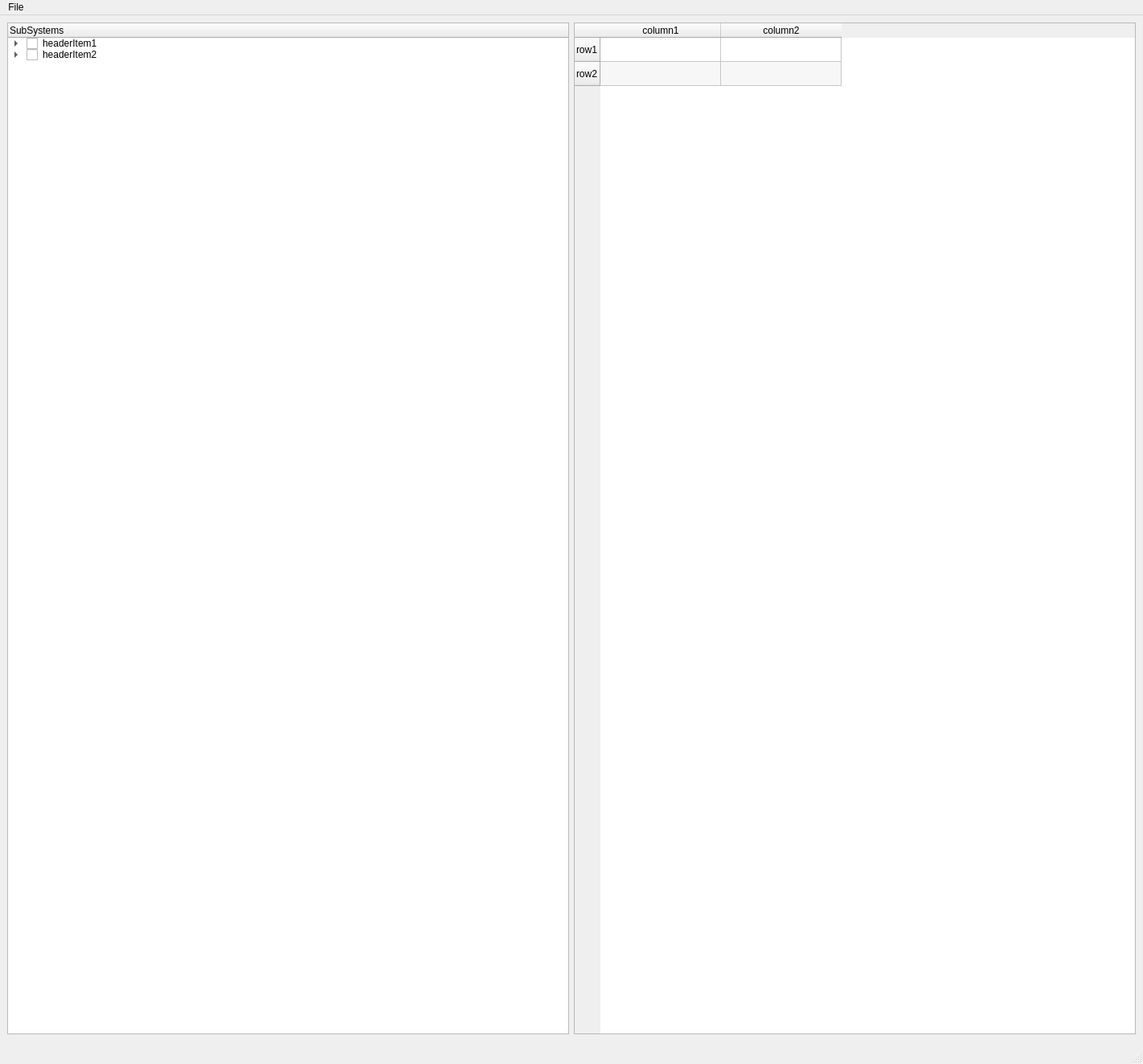
<?xml version="1.0" encoding="UTF-8"?>
<ui version="4.0">
 <class>MainWindow</class>
 <widget class="QMainWindow" name="MainWindow">
  <property name="geometry">
   <rect>
    <x>0</x>
    <y>0</y>
    <width>1422</width>
    <height>1324</height>
   </rect>
  </property>
  <property name="maximumSize">
   <size>
    <width>3800</width>
    <height>2000</height>
   </size>
  </property>
  <property name="windowTitle">
   <string>app</string>
  </property>
  <widget class="QWidget" name="centralwidget">
   <layout class="QGridLayout" name="gridLayout">
    <item row="3" column="1">
     <widget class="QwtPlot" name="qwtPlot">
      <property name="enabled">
       <bool>true</bool>
      </property>
      <property name="propertiesDocument" stdset="0">
       <string/>
      </property>
     </widget>
    </item>
    <item row="2" column="1">
     <layout class="QHBoxLayout" name="horizontalLayout_2">
      <item>
       <widget class="QTreeWidget" name="tree">
        <property name="acceptDrops">
         <bool>true</bool>
        </property>
        <property name="dragDropOverwriteMode">
         <bool>false</bool>
        </property>
        <property name="uniformRowHeights">
         <bool>true</bool>
        </property>
        <column>
         <property name="text">
          <string>SubSystems</string>
         </property>
        </column>
        <item>
         <property name="text">
          <string>headerItem1</string>
         </property>
         <property name="checkState">
          <enum>Unchecked</enum>
         </property>
         <property name="flags">
          <set>ItemIsSelectable|ItemIsEditable|ItemIsDragEnabled|ItemIsDropEnabled|ItemIsUserCheckable|ItemIsEnabled|ItemIsTristate</set>
         </property>
         <item>
          <property name="text">
           <string>Item1</string>
          </property>
          <property name="checkState">
           <enum>Unchecked</enum>
          </property>
          <property name="flags">
           <set>ItemIsSelectable|ItemIsEditable|ItemIsDragEnabled|ItemIsDropEnabled|ItemIsUserCheckable|ItemIsEnabled|ItemIsTristate</set>
          </property>
         </item>
         <item>
          <property name="text">
           <string>Item2</string>
          </property>
          <property name="checkState">
           <enum>Unchecked</enum>
          </property>
          <property name="flags">
           <set>ItemIsSelectable|ItemIsEditable|ItemIsDragEnabled|ItemIsDropEnabled|ItemIsUserCheckable|ItemIsEnabled|ItemIsTristate</set>
          </property>
         </item>
        </item>
        <item>
         <property name="text">
          <string>headerItem2</string>
         </property>
         <property name="checkState">
          <enum>Unchecked</enum>
         </property>
         <property name="flags">
          <set>ItemIsSelectable|ItemIsEditable|ItemIsDragEnabled|ItemIsDropEnabled|ItemIsUserCheckable|ItemIsEnabled|ItemIsTristate</set>
         </property>
         <item>
          <property name="text">
           <string>item3</string>
          </property>
          <property name="checkState">
           <enum>Unchecked</enum>
          </property>
          <property name="flags">
           <set>ItemIsSelectable|ItemIsEditable|ItemIsDragEnabled|ItemIsDropEnabled|ItemIsUserCheckable|ItemIsEnabled|ItemIsTristate</set>
          </property>
         </item>
         <item>
          <property name="text">
           <string>item4</string>
          </property>
          <property name="checkState">
           <enum>Unchecked</enum>
          </property>
          <property name="flags">
           <set>ItemIsSelectable|ItemIsEditable|ItemIsDragEnabled|ItemIsDropEnabled|ItemIsUserCheckable|ItemIsEnabled|ItemIsTristate</set>
          </property>
         </item>
        </item>
       </widget>
      </item>
      <item>
       <widget class="QTableWidget" name="table">
        <property name="acceptDrops">
         <bool>true</bool>
        </property>
        <property name="lineWidth">
         <number>2</number>
        </property>
        <property name="alternatingRowColors">
         <bool>true</bool>
        </property>
        <property name="wordWrap">
         <bool>true</bool>
        </property>
        <attribute name="horizontalHeaderDefaultSectionSize">
         <number>150</number>
        </attribute>
        <row>
         <property name="text">
          <string>row1</string>
         </property>
        </row>
        <row>
         <property name="text">
          <string>row2</string>
         </property>
        </row>
        <column>
         <property name="text">
          <string>column1</string>
         </property>
        </column>
        <column>
         <property name="text">
          <string>column2</string>
         </property>
        </column>
        <item row="0" column="0">
         <property name="text">
          <string/>
         </property>
         <property name="flags">
          <set>ItemIsSelectable|ItemIsEditable|ItemIsDragEnabled|ItemIsDropEnabled|ItemIsUserCheckable|ItemIsEnabled|ItemIsTristate</set>
         </property>
        </item>
        <item row="0" column="1">
         <property name="text">
          <string/>
         </property>
         <property name="flags">
          <set>ItemIsSelectable|ItemIsEditable|ItemIsDragEnabled|ItemIsDropEnabled|ItemIsUserCheckable|ItemIsEnabled|ItemIsTristate</set>
         </property>
        </item>
        <item row="1" column="0">
         <property name="text">
          <string/>
         </property>
         <property name="flags">
          <set>ItemIsSelectable|ItemIsEditable|ItemIsDragEnabled|ItemIsDropEnabled|ItemIsUserCheckable|ItemIsEnabled|ItemIsTristate</set>
         </property>
        </item>
        <item row="1" column="1">
         <property name="text">
          <string/>
         </property>
         <property name="flags">
          <set>ItemIsSelectable|ItemIsEditable|ItemIsDragEnabled|ItemIsDropEnabled|ItemIsUserCheckable|ItemIsEnabled|ItemIsTristate</set>
         </property>
        </item>
       </widget>
      </item>
     </layout>
    </item>
   </layout>
  </widget>
  <widget class="QMenuBar" name="menubar">
   <property name="geometry">
    <rect>
     <x>0</x>
     <y>0</y>
     <width>1422</width>
     <height>38</height>
    </rect>
   </property>
   <widget class="QMenu" name="menuFile">
    <property name="title">
     <string>File</string>
    </property>
    <addaction name="actionOpen"/>
    <addaction name="actionSave"/>
    <addaction name="separator"/>
    <addaction name="actionExit"/>
   </widget>
   <addaction name="menuFile"/>
  </widget>
  <widget class="QStatusBar" name="statusbar"/>
  <action name="actionOpen">
   <property name="text">
    <string>Open</string>
   </property>
  </action>
  <action name="actionSave">
   <property name="text">
    <string>Save</string>
   </property>
  </action>
  <action name="actionExit">
   <property name="text">
    <string>Exit</string>
   </property>
  </action>
 </widget>
 <customwidgets>
  <customwidget>
   <class>QwtPlot</class>
   <extends>QFrame</extends>
   <header>qwt_plot.h</header>
  </customwidget>
 </customwidgets>
 <resources/>
 <connections/>
</ui>
